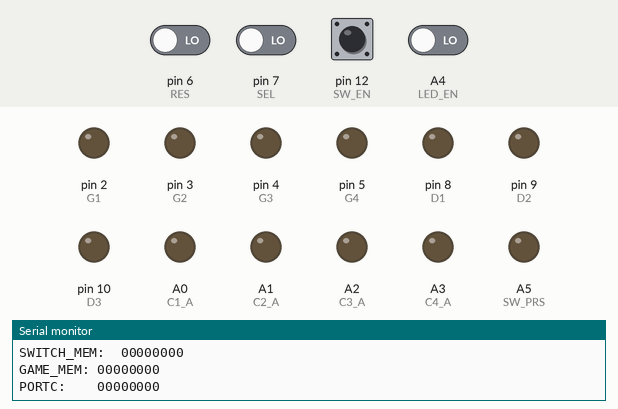
The sketch below on a simulated Arduino Uno, built with avr-gcc and run on an emulated ATmega328P. Parts: output pins drawn as LEDs (lit = HIGH), the last lines printed to the serial monitor. Inputs (shaded band) come from the test bench; at power-on: A4 (LED_EN), pin 6 (RES), pin 7 (SEL), pin 12 (SW_EN) LOW.

Above: at 2.8 s.
2.9 s: A4 (LED_EN) driven HIGH
At 3.5 s:
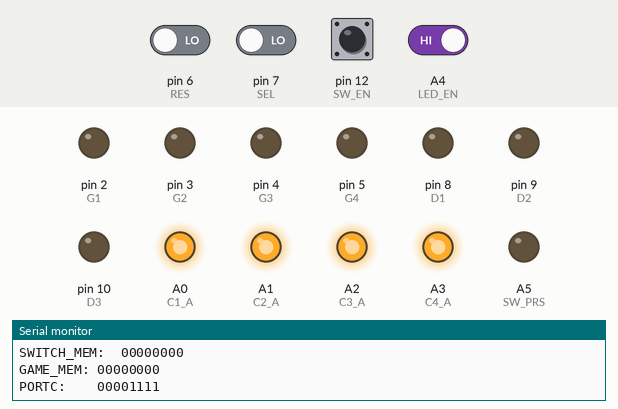
4.5 s: A4 (LED_EN) driven LOW
At 6.3 s:
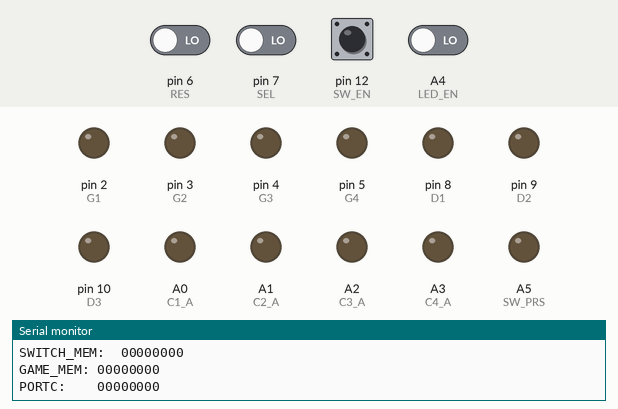
Timing chart, 0 to 7.8 s (numbered marks = the images above; inputs shaded):
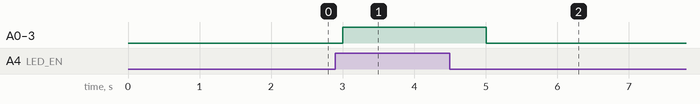

Measured:
- after the input at 2.9 s, A0 (C1_A), A1 (C2_A), A2 (C3_A), A3 (C4_A): LOW → HIGH after 0.10 s
- after the input at 4.5 s, A0 (C1_A), A1 (C2_A), A2 (C3_A), A3 (C4_A): HIGH → LOW after 0.50 s

The sketch:

dummy_board_v1.ino
```cpp
//green leds - PORTD B001111xx
#define G1 2
#define G2 3
#define G3 4
#define G4 5

//RED AND SWITCH - PORTC B00001111
#define C1_A A0   //14
#define C2_A A1   //15
#define C3_A A2   //16
#define C4_A A3   //17

//control
// PORTD B11000000
#define RES 6 //B01000000
#define SEL 7 //B10000000
//PORTC x0110000
#define LED_EN A4 //Bx0010000
#define SW_PRS A5 //Bx0100000

#define SW_EN 12  ////PORTB Bx0010000

//data - PORTB Bx0001111
#define D1 8
#define D2 9
#define D3 10
#define D4 11

//memory
byte GAME_MEM = B00000000; //used a byte to save memory, its used as two 4 bit GAME_MEM
byte SWITCH_MEM = B00000000;  //in reality, two bits are used for each switch, it just makes it easier to save to the registers later
byte CTRL_BUS = B00001100;  // used to buffer inputs for the flow of the program
//CTRL_BUS = B|000|sw_out|sw_en|res|sel|led_en|
//CTRL_BUS is fixed for now

//temp memory
byte SHIFT_MEM = B00000000;
int VR = 0;
//extras and configs
#define threshold 100  //about 0.5V
void setup() {
  Serial.begin(250000);

  //to be replaced with direct pin manipulation later
  pinMode(G1, OUTPUT);  pinMode(G2, OUTPUT);  pinMode(G3, OUTPUT);  pinMode(G4, OUTPUT);
  pinMode(C1_A, OUTPUT);  pinMode(C2_A, OUTPUT);  pinMode(C3_A, OUTPUT);  pinMode(C4_A, OUTPUT);
  pinMode(D1, OUTPUT);  pinMode(D2, OUTPUT);  pinMode(D3, OUTPUT);  pinMode(D4, OUTPUT);
  pinMode(RES, INPUT);  pinMode(SEL, INPUT);  pinMode(SW_PRS, OUTPUT);  pinMode(LED_EN, INPUT); pinMode(SW_EN, INPUT);
}
void loop() {
  Serial.println();
  CTRL_READ(); //taken out for now
  SW_READ();
  GAME_SAVE ();
  R_LED_ON ();


  DEBUG_DUMP("CTRL_BUS:  ", CTRL_BUS);
  DEBUG_DUMP("SWITCH_MEM:  ", SWITCH_MEM);
  DEBUG_DUMP("GAME_MEM: ", GAME_MEM);
  DEBUG_DUMP("PORTC:    ", PORTC);

  delay(1000);

}

void CTRL_READ() {
  //reading the state of the control bus so we know what to do
  //this will be replaced by direct pin manipulation later (its a faster and more compact option)
  if (digitalRead(RES) == HIGH) {
    CTRL_BUS = CTRL_BUS | B00000100;
  } else {
    CTRL_BUS = CTRL_BUS & B11111011;
  }
  if (digitalRead(SEL) == HIGH) {
    CTRL_BUS = CTRL_BUS | B00000010;
  } else {
    CTRL_BUS = CTRL_BUS & B11111101;
  }
  if (digitalRead(LED_EN) == HIGH) {
    CTRL_BUS = CTRL_BUS | B00000001;
  } else {
    CTRL_BUS = CTRL_BUS & B11111110;
  }
  if (digitalRead(SW_EN) == HIGH) {
    CTRL_BUS = CTRL_BUS | B00001000;
  } else {
    CTRL_BUS = CTRL_BUS & B11110111;
  }
}

void SW_READ() {
  if ((CTRL_BUS & B0001000) == 0) { //check if switch enable is off
    PORTC = PORTC & B11011111;      //turn off the switch feedback pin and skip the switch reading
  }  else {
    DDRC = B00100000;   //SET sregister C to inputs except for LED output
    PORTC = B00001111;  //enable the pull up resistors
    VR = analogRead(C1_A);
    if (VR <= threshold) {
      SWITCH_MEM =  SWITCH_MEM | B00010001;
    }
    else {
      SWITCH_MEM =  SWITCH_MEM & B11101110;
    }
    VR = analogRead(C2_A);
    if (VR <= threshold) {
      SWITCH_MEM =  SWITCH_MEM | B00100010;
    }
    else {
      SWITCH_MEM =  SWITCH_MEM & B11011101;
    }
    VR = analogRead(C3_A);
    if (VR <= threshold) {
      SWITCH_MEM =  SWITCH_MEM | B01000100;
    }
    else {
      SWITCH_MEM =  SWITCH_MEM & B10111011;
    }
    VR = analogRead(C4_A);
    if (VR <= threshold) {
      SWITCH_MEM =  SWITCH_MEM | B10001000;
    }
    else {
      SWITCH_MEM =  SWITCH_MEM & B01110111;
    }
    PORTC = B00000000;
    if (SWITCH_MEM != 0) {
      PORTC = PORTC | B00100000;    //turn on the switch feedback pin
    }
    else {
      PORTC = PORTC & B11011111;    //turn off the switch feedback pin
    }
    R_LED_ON (); //turn the LED back on
  }
}
void GAME_SAVE () {
  SHIFT_MEM =  GAME_MEM | SWITCH_MEM;   //join the current game state with the switches
  if ((CTRL_BUS & B0000010) == 0) {     //select line is low (bank 2)
    SHIFT_MEM = SHIFT_MEM & B11110000;  //extract the bits we want
    GAME_MEM = GAME_MEM | SHIFT_MEM;    //insert the new state of the game into the game memory
    SHIFT_MEM = SHIFT_MEM >> 2;         //shift the bits to align with the output register
    PORTD = PORTD | SHIFT_MEM;          //updade the data output with the game memory
  }
  else {
    SHIFT_MEM = SHIFT_MEM & B00001111;  //extract the bits we want
    GAME_MEM = GAME_MEM | SHIFT_MEM;    //insert the new state of the game into the game memory
    //this chunk of code doesnt update any LEDs directly as these are shared with the switches
  }
}
void R_LED_ON () {
  if ((CTRL_BUS & B0000001) == 0) {     //check if LED enable is off
    PORTC = PORTC & B11110000;          //turn off the red LEDs
  }
  else {                                //this runs if the LED enable is on
    SHIFT_MEM = GAME_MEM;               //get the game board state
    SHIFT_MEM = SHIFT_MEM & B00001111;  //extract the needed bits
    SHIFT_MEM = SHIFT_MEM ^ B00001111;  //invert the state of the bits
    DDRC = DDRC | B00001111;            //set the pins as outputs
    PORTC = PORTC | SHIFT_MEM;          //set trun the LEDs back on
  }
}
void DEBUG_DUMP(const char* msg, byte bus) { //sends the binary of the registers to the serial console (thanks to a really cool friend)
  Serial.print(msg);
  for (int i = 0; i < 8; ++i)
  {
    Serial.write((bus & (1 << (7 - i))) != 0 ? '1' : '0');
  }
  Serial.println();
}
```

notes.ino
```cpp

```
